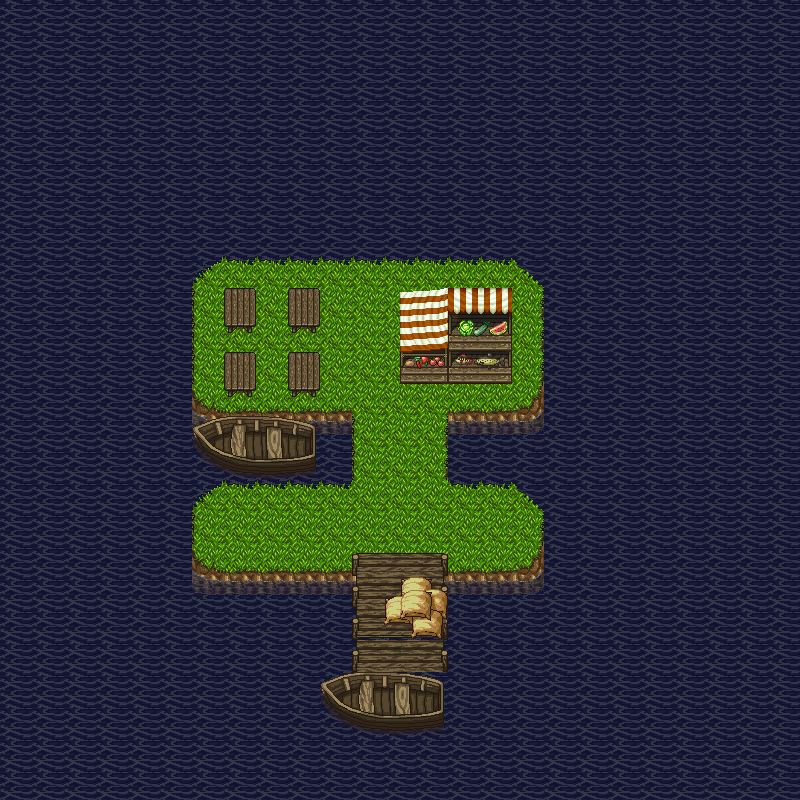

Rendered tile map (Tiled .tmx) drawn with the repository's tilesets; below, a short description and the map source with its tile grids summarised:
An orthogonal 25x25 tile map with 32x32 px tiles, 3 tile layers (Tile Layer 1, Tile Layer 2, Tile Layer 3).

<map version="1.0" orientation="orthogonal" renderorder="right-down" width="25" height="25" tilewidth="32" tileheight="32" nextobjectid="1">
 <tileset firstgid="1" name="cheatSheet" tilewidth="32" tileheight="32" tilecount="272">
  <image source="../gfx/cheatSheet.png" width="544" height="512" />
 </tileset>
 <layer name="Tile Layer 1" width="25" height="25">
  <data>[625 cells, 625 non-empty, 13 distinct tile ids]</data>
 </layer>
 <layer name="Tile Layer 2" width="25" height="25">
  <data>[625 cells, 37 non-empty, 28 distinct tile ids]</data>
 </layer>
 <layer name="Tile Layer 3" width="25" height="25">
  <data>[625 cells, 16 non-empty, 16 distinct tile ids]</data>
 </layer>
</map>